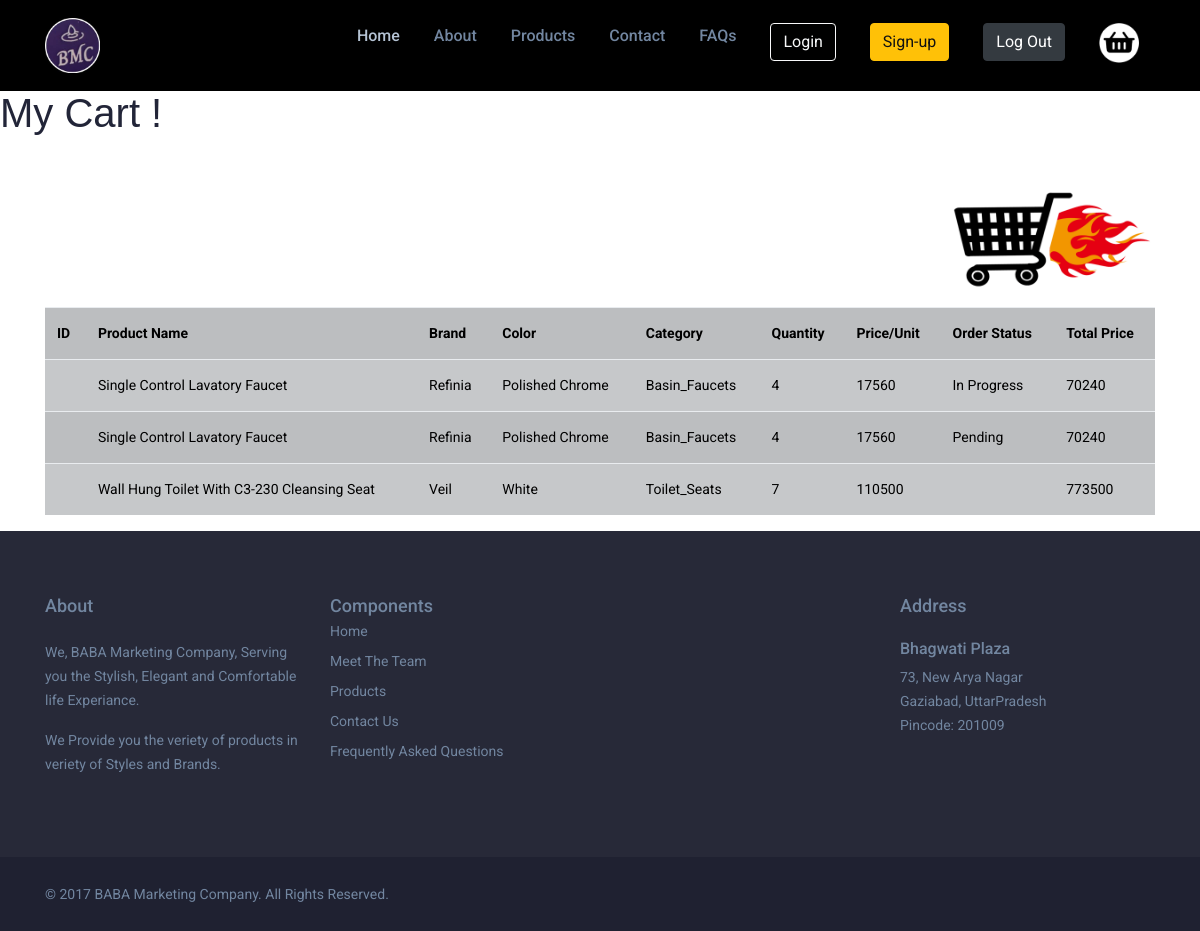
Screenshot of /mycart.php (signed in) with the database file from the repository.
### tables this page shows
CREATE TABLE `orders` (
  `order_id` int(10) NOT NULL,
  `user_id` int(5) NOT NULL,
  `product_id` int(25) NOT NULL,
  `order_price` int(20) NOT NULL,
  `order_payment_status` varchar(30) NOT NULL,
  `order_status` varchar(30) NOT NULL,
  `order_date` datetime NOT NULL DEFAULT current_timestamp(),
  `order_quantity` int(10) NOT NULL
);

CREATE TABLE `product` (
  `product_id` int(30) NOT NULL,
  `product_name` varchar(255) NOT NULL,
  `supplier_name` varchar(50) NOT NULL,
  `product_price` bigint(20) NOT NULL,
  `product_color` varchar(30) DEFAULT NULL,
  `product_img` varchar(30) NOT NULL,
  `quantity` bigint(50) NOT NULL,
  `category_name` varchar(50) DEFAULT NULL,
  `product_dimension` varchar(100) DEFAULT NULL,
  `product_weight` varchar(100) DEFAULT NULL
);

### mycart.php (the view, shortened to what this page needs)
<?php
$user_id = $_SESSION['id'];
?>
<!DOCTYPE html>
<html lang="en">
<head>
    <link rel="stylesheet" href="assets/css/owl.carousel.css">
    <link rel="stylesheet" href="assets/css/barfiller.css">
    <link rel="stylesheet" href="assets/css/animate.css">
    <link rel="stylesheet" href="assets/css/font-awesome.min.css">
    <link rel="stylesheet" href="assets/css/bootstrap.min.css">
    <link rel="stylesheet" href="assets/css/slicknav.css">
    <link rel="stylesheet" href="assets/css/main.css">
</head>
<body>
    <?php require 'partials/header.php' ?>
    <h1 style="font-family: 'Franklin Gothic Medium', 'Arial Narrow', Arial, sans-serif;">My Cart !</h1>
    <div class="mycartp">
        <div class="container "><br>
            <div class="cartimg">
                <img src="assets/img/mycartimg.png" style=" margin-left : 0%">
            </div>
            <table class="table table-hover table-dark table-striped mycart-table">
                <tr>
                    <th>ID</th>
                    <th>Product Name</th>
                    <th>Brand</th>
                    <th>Color</th>
                    <th>Category</th>
                    <th>Quantity</th>
                    <th>Price/Unit</th>
                    <th>Order Status</th>
                    <th>Total Price</th>
                </tr>
                <?php
                $resc = "SELECT product.product_name,product.supplier_name,product.product_color,product.category_name,product.product_price,orders.order_quantity,orders.order_status,orders.order_price from orders join product on orders.product_id=product.product_id where orders.user_id='$user_id';
                ";
                $all = mysqli_query($conn, $resc);
                while ($row = mysqli_fetch_array($all)) { ?>
                    <tr>
                        <td></td>
                        <td><?= $row['product_name'] ?></td>
                        <td><?= $row['supplier_name'] ?></td>
                        <td><?= $row['product_color'] ?></td>
                        <td><?= $row['category_name'] ?></td>
                        <td><?= $row['order_quantity'] ?></td>
                        <td><?= $row['product_price'] ?></td>
                        <td><?= $row['order_status'] ?></td>
                        <td><?= $row['order_price'] ?></td>
                    <?php }
                    ?>
                    </tr>
            </table>
        </div>
    </div>
    <?php require 'partials/footer.php' ?>
</body>
</html>

### partials/header.php (shortened to what this page needs)
<header>
    <div class="container">
        <div class="row">
            <div class="col-6 col-sm-3 logo-column">
                <a href="index.php" class="logo">
                    <img src="assets/img/logo.jpg" alt="logo">
                </a>
            </div>
            <div class="col-6 col-sm-9 nav-column clearfix">
                <nav id="menu" class="d-none d-lg-block">
                    <ul>
                        <li class="current-menu-item"><a href="index.php">Home</a></li>
                        <li><a href="about.php">About</a></li>
                        <li><a href="product.php">Products</a></li>
                        <li><a href="contact.php">Contact</a></li>
                        <li><a href="index.php#faq">FAQs</a></li>
                        <li><a href="LogIn.php"> <button type="button" class="btn btn-outline-light me-2">Login</button></a></li>
                        <li><a href="SignUp.php"> <button type="button" class="btn btn-warning">Sign-up</button></a></li>
                        <li><a href="logout.php"> <button type="button" class="btn btn-dark">Log Out</button></a></li>
                        <li><a class="navbar-brand" href="mycart.php"><img type="button" src="assets/img/cartlogo.jpg" alt="" width="40" height="40" class="d-inline-block align-text-top"></a></li>
                    </ul>
                </nav>
            </div>
        </div>
    </div>
</header>

### partials/footer.php (shortened to what this page needs)
<footer>
    <div class="footer-top">
        <div class="container">
            <div class="row">
                <div class="col-md-6 col-lg-3 footer_widget">
                    <div class="inner">
                        <h4>About</h4><br>
                        <p>We, BABA Marketing Company, Serving you the Stylish, Elegant and Comfortable life Experiance.</p>
                        <p>We Provide you the veriety of products in veriety of Styles and Brands.</p>
                    </div>
                </div>
                <div class="col-md-6 col-lg-3 footer_widget">
                    <div class="inner">
                        <h4>Components</h4>
                        <ul>
                            <li><a href="index.php">Home</a></li>
                            <li><a href="about.php">Meet The Team</a></li>
                            <li><a href="product.php">Products</a></li>
                            <li><a href="contact.php">Contact Us</a></li>
                            <li><a href="index.php#faq">Frequently Asked Questions</a></li>
                        </ul>
                    </div>
                </div>
                <div class="col-md-6 col-lg-3 footer_widget">
                </div>
                <div class="col-md-6 col-lg-3 footer_widget">
                    <div class="inner">
                        <h4>Address</h4><br>
                        <h5>Bhagwati Plaza</h5>
                        <p>73, New Arya Nagar <br>Gaziabad, UttarPradesh <br>Pincode: 201009</p>
                    </div>
                </div>
            </div>
        </div>
    </div>
    <div class="footer-bottom">
        <div class="container">
            <div class="row">
                <div class="col-lg-6">
                    <div class="copyright-txt">
                        © 2017 BABA Marketing Company. All Rights Reserved.
                    </div>
                </div>
            </div>
        </div>
    </div>
</footer>

### assets/css/barfiller.css (style rules this page uses)
body { font-family: Arial; background:#eee; }

### assets/css/main.css (style rules this page uses)
.trns, .button, .button-2, .nav-column a, .nav-column span, .nav-column .right-nav span, form.search-form, #menu ul > li > a, #menu ul ul, #menu ul ul::after, #menu ul ul li a, .hero-slider .owl-dots .owl-dot, .single-service .inner, .single-service-2 .inner, .single-service-3 .inner, .single-service .inner .title .icon, .single-service-2 .inner .title .icon, .single-service-3 .inner .title .icon, .single-service .inner .title h4, .single-service-2 .inner .title h4, .single-service-3 .inner .title h4, .single-service .inner .content, .single-service-2 .inner .content, .single-service-3 .inner .content, .isotope-menu li, .single-portfolio .inner .portfolio-img .hover-content, .single-portfolio .inner .portfolio-content h3, .faq-sidebar li a, .single-team .inner .team-img::after, .contact-form input:not([type="submit"]), .contact-form textarea { -webkit-transition: all 0.3s cubic-bezier(0.84, 0.35, 0.39, 0.74) 0s; transition: all 0.3s cubic-bezier(0.84, 0.35, 0.39, 0.74) 0s; }
* { margin: 0; padding: 0; }
img { max-width: 100%; }
a, span { display: inline-block; }
body { font-family: "Roboto", sans-serif; font-size: 14px; line-height: 27px; font-weight: 400; color: #2d3666; }
h1, h2, h3, h4, h5, h6 { color: #222538; }
header { background-color: #000000; padding: 18px 0; }
.logo-column a.logo { height: 55px; padding: 0; }
.logo-column a.logo img { max-height: 100%; }
.nav-column { padding: 5px 0; font-size: 16px; }
.nav-column a, .nav-column span { color: #7286a0; line-height: 25px; vertical-align:top; cursor: pointer; }
#menu ul { text-align: right; margin: 0; }
#menu ul > li { display: inline-block; position: relative; }
#menu ul > li > a { padding: 0 15px; font-weight: 500; line-height: 25px; }
#menu ul > li.current-menu-item > a { color: #b5c3d4; }
footer { background-color: #272938; color: #7286a0; line-height: 24px; }
.footer-top { padding: 65px 0; }
.footer_widget h5 { font-size: 16px; }
.footer_widget h4, .footer_widget h5 { color: #7286a0; }
.footer_widget h4 { margin-bottom: 40px; font-size: 18px; }
.footer_widget ul { list-style: none; padding: 0; margin: 0; }
.footer_widget ul li a { color: #7286a0; padding: 3px 0; }
.footer-bottom { background-color: #1f2131; padding: 25px 0; }
.container { width: 100%; }
a, .btn { transition: all 0.3s ease-out 0s }
a { color: #333; text-decoration: none !important }
h4 { margin-bottom: 0px !important }
p+img, img:last-child { margin-bottom: 0 }
ul, ol { list-style: none }
body { color: #000; overflow-x: hidden; height: 100%; background-repeat: no-repeat }
::placeholder { color: #000 !important; opacity: 1 }
a { color: #000 }
.cartimg { width: 20%; margin-left: 80%; }

### rows the page displays
orders: product.product_name "Single Control Lavatory Faucet", product.supplier_name "Refinia", product.product_color "Polished Chrome", product.category_name "Basin_Faucets", order_quantity "4", product.product_price "17560", order_status "In Progress", order_price "70240"
orders: product.product_name "Single Control Lavatory Faucet", product.supplier_name "Refinia", product.product_color "Polished Chrome", product.category_name "Basin_Faucets", order_quantity "4", product.product_price "17560", order_status "Pending", order_price "70240"
orders: product.product_name "Wall Hung Toilet With C3-230 Cleansing Seat", product.supplier_name "Veil", product.product_color "White", product.category_name "Toilet_Seats", order_quantity "7", product.product_price "110500", order_price "773500"
